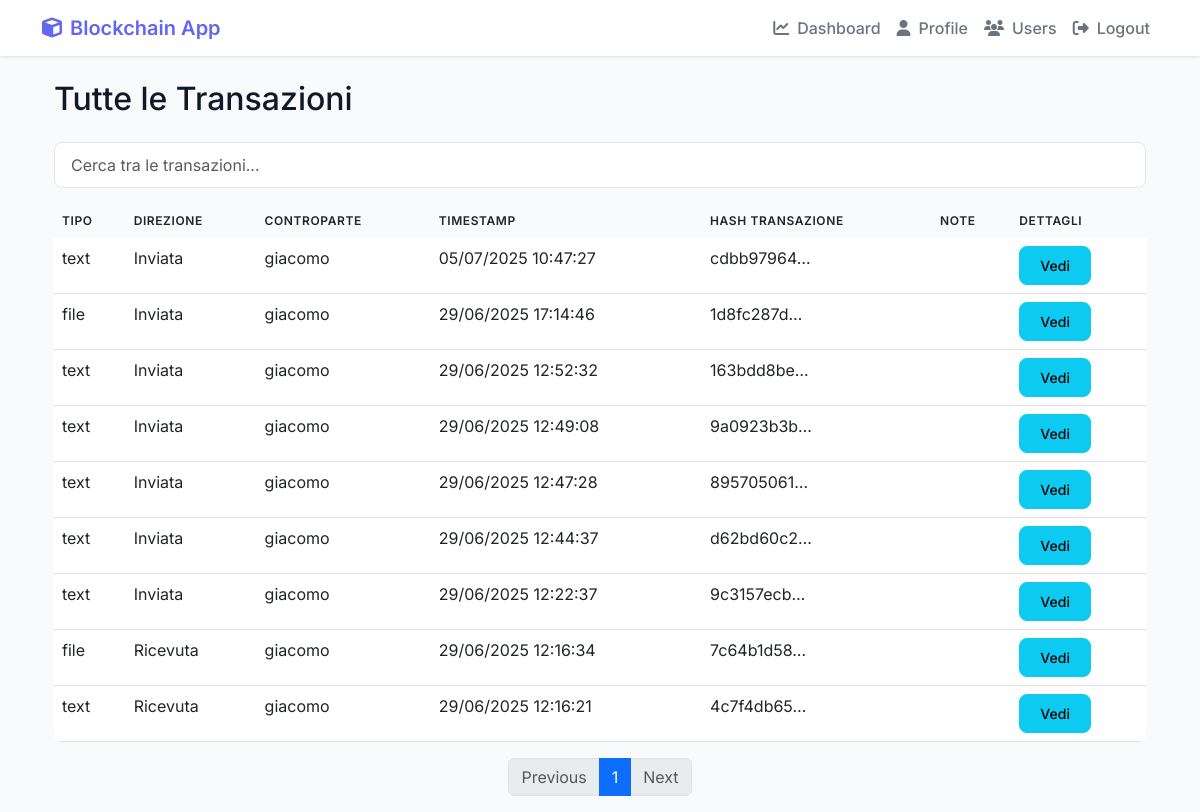
Screenshot of /all-transactions/ (signed in) with the database file from the repository.
### Cripto1/models.py (models this page shows, shortened)
class Transaction(models.Model):
    TRANSACTION_TYPES = [
        ('text', 'Text Message'),
        ('file', 'File Upload'),
    ]
    block = models.ForeignKey(Block, on_delete=models.CASCADE, related_name='transactions', null=True, blank=True)
    type = models.CharField(max_length=50, choices=TRANSACTION_TYPES)
    sender = models.ForeignKey(User, on_delete=models.CASCADE, related_name='sent_transactions')
    receiver = models.ForeignKey(User, on_delete=models.CASCADE, related_name='received_transactions')
    sender_public_key = models.TextField(null=True, blank=True)  # Nuovo campo
    content = models.TextField(blank=True)  # For text messages
    file = models.FileField(upload_to='transaction_files/', null=True, blank=True,
                          validators=[FileExtensionValidator(allowed_extensions=['pdf', 'csv', 'xlsx', 'xls', 'doc', 'docx', 'txt'])])
    timestamp = models.FloatField()
    transaction_hash = models.CharField(max_length=255, unique=True)
    signature = models.TextField(null=True, blank=True)
    is_encrypted = models.BooleanField(default=False)
    original_filename = models.CharField(max_length=255, blank=True, null=True) # Per salvare il nome originale del file cifrato
    encrypted_symmetric_key = models.BinaryField(null=True, blank=True) # Per la chiave simmetrica cifrata del file
    receiver_public_key_at_encryption = models.TextField(null=True, blank=True) # Public key of receiver at the time of encryption
    max_downloads = models.IntegerField(null=True, blank=True, default=None) # Numero massimo di download consentiti
    current_downloads = models.IntegerField(default=0) # Contatore dei download effettuati
    is_viewed = models.BooleanField(default=False) # Indica se la transazione è stata visualizzata dal destinatario

### Cripto1/views.py (the view)
# urls.py: path('all-transactions/', views.all_transactions_view, name='all_transactions'),
@login_required
def all_transactions_view(request):
    transactions_list = Transaction.objects.filter(
        models.Q(sender=request.user) |
        models.Q(receiver=request.user)
    ).order_by('-timestamp')
    for tx in transactions_list:
        tx.timestamp_datetime = datetime.fromtimestamp(tx.timestamp, tz=timezone.get_current_timezone())
        if tx.sender == request.user:
            tx.direction = "Inviata"
        else:
            tx.direction = "Ricevuta"
    paginator = Paginator(transactions_list, 10) # Show 10 transactions per page
    page = request.GET.get('page')
    try:
        transactions = paginator.page(page)
    except PageNotAnInteger:
        transactions = paginator.page(1)
    except EmptyPage:
        transactions = paginator.page(paginator.num_pages)
    context = {
        'all_transactions': transactions,
    }
    return render(request, 'Cripto1/all_transactions.html', context)

### Cripto1/models.py (called while the page is built)
    def is_locked(self):
        if self.locked_until and timezone.now() < self.locked_until:
            return True
        return False

    def update_last_login(self, ip_address=None):
        self.last_login_date = timezone.now()
        if ip_address:
            self.last_login_ip = ip_address
        self.save()

### Cripto1/templates/Cripto1/all_transactions.html (shortened to what this page needs)
{% extends 'Cripto1/base.html' %}
{% block content %}
<div class="container mt-4">
    <h2 class="mb-4">Tutte le Transazioni</h2>
    <div class="mb-3">
        <input type="text" id="transactionSearch" class="form-control" placeholder="Cerca tra le transazioni...">
    </div>
    <div class="table-responsive">
        <table class="table" id="transactionsTable">
            <thead>
                <tr>
                    <th>Tipo</th>
                    <th>Direzione</th>
                    <th>Controparte</th>
                    <th>Timestamp</th>
                    <th>Hash Transazione</th>
                    <th>Note</th>
                    <th>Dettagli</th>
                </tr>
            </thead>
            <tbody>
                {% for tx in all_transactions %}
                <tr>
                    <td>{{ tx.type }}</td>
                    <td>{{ tx.direction }}</td>
                    <td>
                        {% if tx.sender.userprofile.user_key == request.user.userprofile.user_key %}
                            {{ tx.receiver.username|truncatechars:10 }}
                        {% else %}
                            {{ tx.sender.username|truncatechars:10 }}
                        {% endif %}
                    </td>
                    <td>{{ tx.timestamp_datetime|date:"d/m/Y H:i:s" }}</td>
                    <td>{{ tx.transaction_hash|truncatechars:10 }}</td>
                    <td>
                    </td>
                    <td><a href="{% url 'Cripto1:transaction_details' tx.id %}" class="btn btn-info btn-sm">Vedi</a></td>
                </tr>
                {% endfor %}
            </tbody>
        </table>
    </div>
    <nav aria-label="Page navigation">
        <ul class="pagination justify-content-center">
            {% if all_transactions.has_previous %}
                <li class="page-item"><a class="page-link" href="?page={{ all_transactions.previous_page_number }}">Previous</a></li>
            {% else %}
                <li class="page-item disabled"><a class="page-link" href="#">Previous</a></li>
            {% endif %}
            {% for num in all_transactions.paginator.page_range %}
                {% if all_transactions.number == num %}
                    <li class="page-item active"><a class="page-link" href="?page={{ num }}">{{ num }}</a></li>
                {% else %}
                    <li class="page-item"><a class="page-link" href="?page={{ num }}">{{ num }}</a></li>
                {% endif %}
            {% endfor %}
            {% if all_transactions.has_next %}
                <li class="page-item"><a class="page-link" href="?page={{ all_transactions.next_page_number }}">Next</a></li>
            {% else %}
                <li class="page-item disabled"><a class="page-link" href="#">Next</a></li>
            {% endif %}
        </ul>
    </nav>
</div>
{% endblock %}

### Cripto1/templates/Cripto1/base.html (style rules this page uses)
:root { --primary-color: #6366f1; --secondary-color: #4f46e5; --success-color: #22c55e; --danger-color: #ef4444; --warning-color: #f59e0b; --info-color: #3b82f6; --background-color: #f9fafb; --card-background: #ffffff; --text-primary: #111827; --text-secondary: #6b7280; }
body { font-family: 'Inter', sans-serif; background-color: var(--background-color); color: var(--text-primary); }
.btn { font-weight: 500; border-radius: 8px; padding: 0.5rem 1.25rem; transition: all 0.2s ease; }
.table { border-radius: 8px; overflow: hidden; }
.table thead th { background-color: var(--background-color); border-bottom: none; font-weight: 600; text-transform: uppercase; font-size: 0.75rem; letter-spacing: 0.05em; }
.form-control { border-radius: 8px; border: 1px solid #e5e7eb; padding: 0.625rem 1rem; }

### rows the page displays
Transaction: type "text", direction "Inviata", receiver.username "giacomo", timestamp_datetime "05/07/2025 10:47:27", transaction_hash "cdbb97964…"
Transaction: type "file", direction "Inviata", receiver.username "giacomo", timestamp_datetime "29/06/2025 17:14:46", transaction_hash "1d8fc287d…"
Transaction: type "text", direction "Inviata", receiver.username "giacomo", timestamp_datetime "29/06/2025 12:52:32", transaction_hash "163bdd8be…"
Transaction: type "text", direction "Inviata", receiver.username "giacomo", timestamp_datetime "29/06/2025 12:49:08", transaction_hash "9a0923b3b…"
Transaction: type "text", direction "Inviata", receiver.username "giacomo", timestamp_datetime "29/06/2025 12:47:28", transaction_hash "895705061…"
Transaction: type "text", direction "Inviata", receiver.username "giacomo", timestamp_datetime "29/06/2025 12:44:37", transaction_hash "d62bd60c2…"
Transaction: type "text", direction "Inviata", receiver.username "giacomo", timestamp_datetime "29/06/2025 12:22:37", transaction_hash "9c3157ecb…"
Transaction: type "file", direction "Ricevuta", sender.username "giacomo", timestamp_datetime "29/06/2025 12:16:34", transaction_hash "7c64b1d58…"
Transaction: type "text", direction "Ricevuta", sender.username "giacomo", timestamp_datetime "29/06/2025 12:16:21", transaction_hash "4c7f4db65…"

### other values shown
{{ num }} "1"
